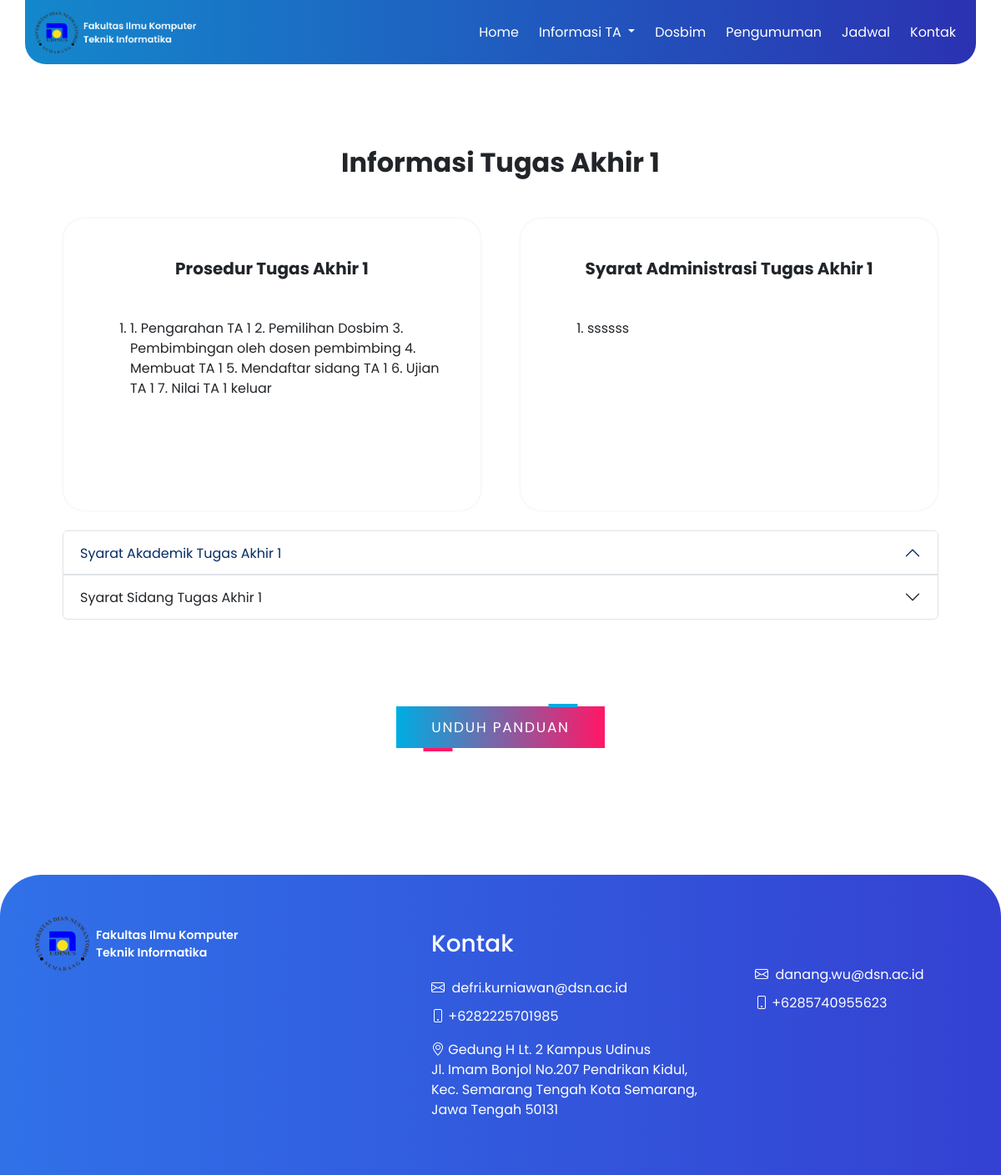
Page /index.php/dashboard/info_ta1 on the earlier database version.
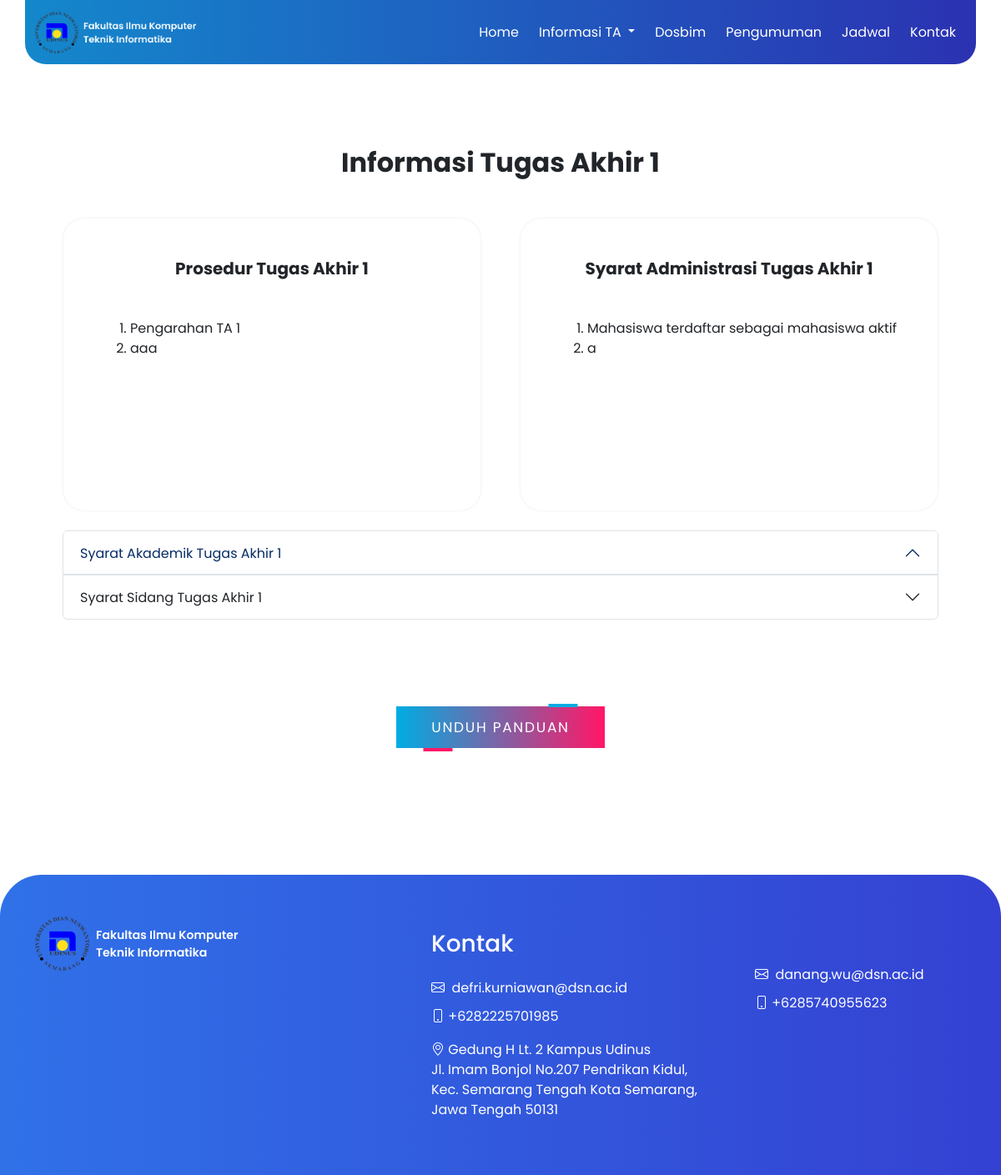
Same page on the later database version.
### tables this page shows
CREATE TABLE `tb_informasi_ta1` (
  `id` int(11) NOT NULL,
  `prosedur_ta1` text NOT NULL,
  `syarat_admin_ta1` text NOT NULL,
  `syarat_akademik_ta1` text NOT NULL,
  `syarat_sidang_ta1` text NOT NULL
);

### application/controllers/Dashboard.php (called while the page is built, shortened)
<?php
class Dashboard extends CI_Controller
{
    public function info_ta1()
    {
        $data['info_ta1'] = $this->model_informasi->getInfoTA1();
        $this->load->view('layout/front-header');
        $this->load->view('layout/front-navbar');
        $this->load->view('front-end/info_ta1', $data);
        $this->load->view('layout/front-footer');
    }
}

### index.php (called while the page is built, shortened)
<?php
require_once BASEPATH.'core/CodeIgniter.php';

### application/models/model_informasi.php (called while the page is built, shortened)
<?php
class model_informasi extends CI_Model
{
    public function getInfoTA1()
    {
        $query = $this->db->get('tb_informasi_ta1');
        return $query->result_array();
    }
}

### application/views/front-end/info_ta1.php (the view, shortened to what this page needs)
<section class="bg-white py-5" style="margin-top: 104px; margin-bottom: 8px;">
    <div class="container px-5 ">
        <div class="row ">
            <div class="col-lg-12 ">
                <div class="text-center mb-5 mt-4">
                    <h2 class="display-7 fw-bolder mb-5 "><span class="text-gradient d-inline ">Informasi Tugas
                            Akhir 1</span></h2>
                </div>
            </div>
        </div>
    </div>
    <div class="row d-flex justify-content-center">
        <div class="col-lg-6 mx-4"
            style="width: 500px; height: 350px; border-radius: 25px; box-shadow: 0 0 3px rgba(0, 0, 0, 0.1);">
            <div class="text-center mt-5 mb-5">
                <h5 class="display-7 fw-bolder mb-3 "><span class=" d-inline ">Prosedur Tugas Akhir 1</span></h5>
            </div>
            <div class="row">
                <div class="col-lg-12 px-5">
                    <ol>
                        <?php foreach ($info_ta1 as $info): ?>
                            <li>
                                <?php echo $info['prosedur_ta1']; ?>
                            </li>
                        <?php endforeach; ?>
                    </ol>
                </div>
            </div>
        </div>
        <div class="col-lg-6 mx-4"
            style="width: 500px; height: 350px; border-radius: 25px; box-shadow: 0 0 3px rgba(0, 0, 0, 0.1);">
            <div class="text-center mt-5 mb-5">
                <h5 class="display-7 fw-bolder mb-3 "><span class=" d-inline ">Syarat Administrasi Tugas Akhir 1</span>
                </h5>
            </div>
            <div class="row">
                <div class="col-lg-12 px-5">
                    <ol>
                        <?php foreach ($info_ta1 as $info): ?>
                            <li>
                                <?php echo $info['syarat_admin_ta1']; ?>
                            </li>
                        <?php endforeach; ?>
                    </ol>
                </div>
            </div>
        </div>
    </div>
    <div class="d-flex justify-content-center mt-4">
        <div class="accordion" id="accordionExample" style="width: 1050px;">
            <div class="accordion-item">
                <h2 class="accordion-header" id="headingOne">
                    <button class="accordion-button bg-white" type="button" data-bs-toggle="collapse"
                        data-bs-target="#collapseOne" aria-expanded="true" aria-controls="collapseOne">
                        Syarat Akademik Tugas Akhir 1
                    </button>
                </h2>
            </div>
            <div class="accordion-item">
                <h2 class="accordion-header" id="headingTwo">
                    <button class="accordion-button bg-white collapsed" type="button" data-bs-toggle="collapse"
                        data-bs-target="#collapseTwo" aria-expanded="false" aria-controls="collapseTwo">
                        Syarat Sidang Tugas Akhir 1
                    </button>
                </h2>
            </div>
        </div>
    </div>
</section>
<section class="bg-white py-5" style="margin-top: 8px; margin-bottom: 104px;">
    <div class="container px-5">
        <div class="row d-flex justify-content-center">
            <button class="btn-2" style="width: 250px; height: 50px;" onclick="unduhPDF()">
                <span>Unduh Panduan</span><i></i>
            </button>
        </div>
    </div>
</section>

Differences in the rows shown:
removed tb_informasi_ta1: prosedur_ta1 "1. Pengarahan TA 1 2. Pemilihan Dosbim 3. Pembimbingan oleh dosen pembimbing 4. Membuat TA 1 5. Mendaftar sidang TA 1 6. Ujian TA 1 7. Nilai TA 1 keluar", syarat_admin_ta1 "ssssss"
added tb_informasi_ta1: prosedur_ta1 "Pengarahan TA 1", syarat_admin_ta1 "Mahasiswa terdaftar sebagai mahasiswa aktif"
added tb_informasi_ta1: prosedur_ta1 "aaa", syarat_admin_ta1 "a"
